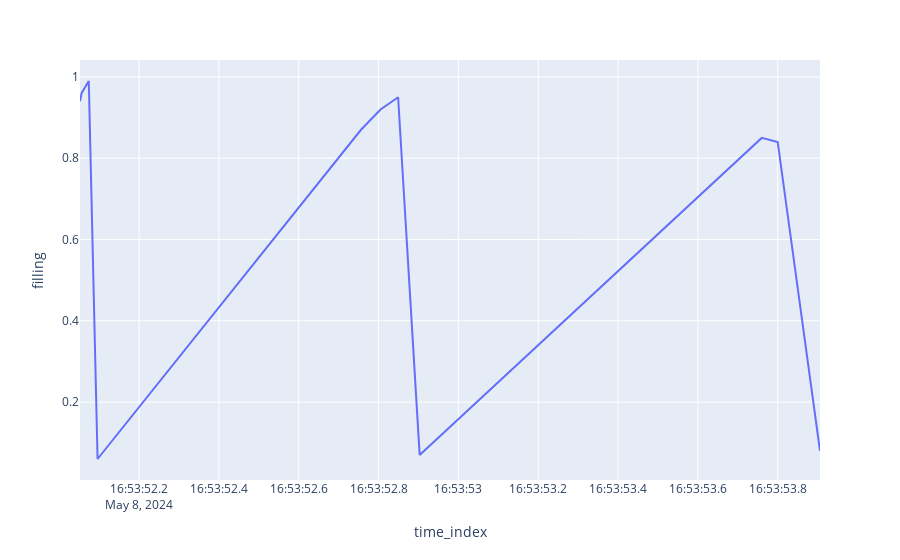

Notebook source saved alongside this figure:
### Markdown cell above
Evolución filling

### Code cell
fig = px.line(filling, x='time_index', y="filling")
fig.show()

### Figure 1 — Plotly figure (JSON) as saved in the notebook; plotly's stock layout.template omitted (floating-point values rounded to 4 significant figures)
{"data": [{"hovertemplate": "time_index=%{x}<br>filling=%{y}<extra></extra>", "legendgroup": "", "line": {"color": "#636efa", "dash": "solid"}, "marker": {"symbol": "circle"}, "mode": "lines", "name": "", "orientation": "v", "showlegend": false, "type": "scatter", "x": ["2024-05-08T16:53:52.052000+00:00", "2024-05-08T16:53:52.056000+00:00", "2024-05-08T16:53:52.074000+00:00", "2024-05-08T16:53:52.096000+00:00", "2024-05-08T16:53:52.756000+00:00", "2024-05-08T16:53:52.805000+00:00", "2024-05-08T16:53:52.849000+00:00", "2024-05-08T16:53:52.903000+00:00", "2024-05-08T16:53:53.760000+00:00", "2024-05-08T16:53:53.800000+00:00", "2024-05-08T16:53:53.906000+00:00"], "xaxis": "x", "y": [0.94, 0.96, 0.99, 0.06, 0.87, 0.92, 0.95, 0.07, 0.85, 0.84, 0.08], "yaxis": "y"}], "layout": {"legend": {"tracegroupgap": 0}, "margin": {"t": 60}, "xaxis": {"anchor": "y", "domain": [0, 1], "title": {"text": "time_index"}}, "yaxis": {"anchor": "x", "domain": [0, 1], "title": {"text": "filling"}}}}
